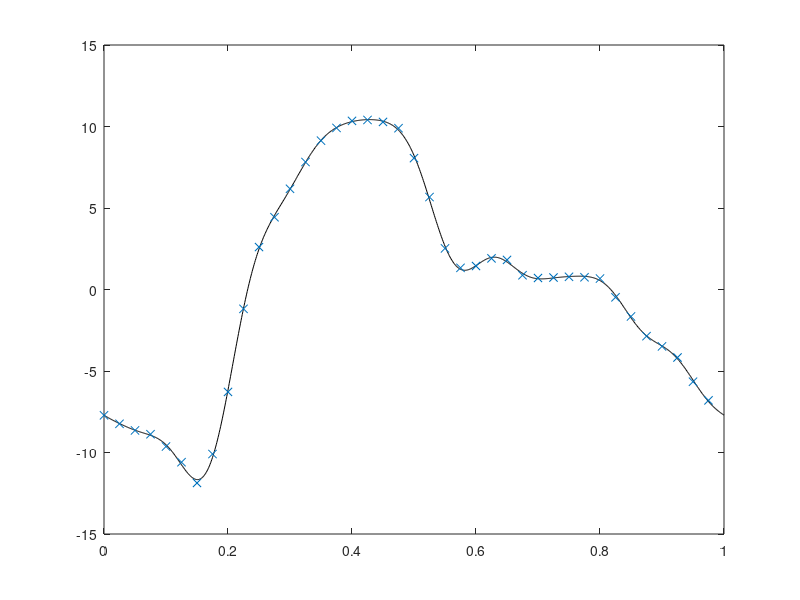
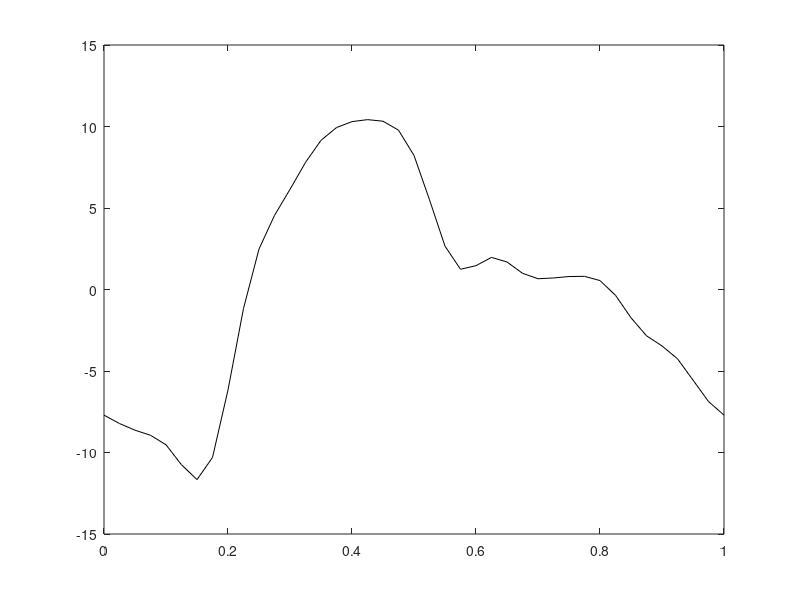

These figures' MATLAB source, in order:
function [p0,pn,phi] = FourierSeries(p,dt,N,T)
%FourierSeries FourierSeries function to generate coeficients of Fourier series for a given discrete data. 
%   [p0,pn,phi] = FourierSeries(p,dt,N,T) provides a constant p0 and two
%   arrays pn and phi with length N within period of T. N is the number of
%   coefficients for the Fourier serie.
%   Input parameters for the functions are defined as below:
%
%       p           array of discrete amplitudes for the pulsatile wave.
%       dt          time step size in which p data are presented.
%       N           Number of coefficients required from the function.
%       T           period of oscillation of the fluid.
%
%
%   p is an array, dt is a double number, N is integer and N is double.
%
%   given array p, [p0,pn,phi] = FourierSeries(p,dt,N,T) provides the
%   coefficients for function p(t)=p0+Sum[pn(n)*exp(i*(2*pi*t*n/T-phi(n))))]
%
%   Output parameters for the functions are defined as below:
%
%       p0          a value showing the steady-state component of peiodic wave.
%       pn          an array of size N presenting the absolute values of Fourier serie.
%       phi         an array of size N presenting the phase angle in Fourier serie.
%
%   Examples:
%
%       p=[-7.7183,-8.2383,-8.6444,-8.8797,-9.6337,-10.5957,-11.8705,-10.0942,-6.2839,-1.1857,2.6043,4.4323,6.1785,7.8211,9.1311,9.9138,10.3447,10.4011,10.2807,9.8951,8.0597,5.6717,2.5232,1.3301,1.4405,1.9094,1.8145,0.8738,0.7055,0.7343,0.7788,0.7495,0.6711,-0.4796,-1.6541,-2.8643,-3.4902,-4.1714,-5.6581,-6.8024];
%       [p0,pn,phi] = FourierSeries(p,0.025,4,1)
%
%       generates the Fourier coefficients for wave p, presenting data in intervals of 0.025 within a period of 1 sec.
%       parameters set in SI.
%
%       is possible to visualize the results given function below:
%
%           tt=0:dt:T;
%           pt=p0;
%           for n=1:N
%               pt=pt+pn(n)*cos(2*pi*tt*n/T-phi(n));
%           end
%           plot (tt,pt,'-k',0:dt:T-dt,p,'x')
%
%
%   Reference:
%   A. Pashaei and N Fatouraee, "An analytical phantom for the evaluation
%   of medical flow imaging algorithms.", Phys Med Biol. 2009 Mar 21;54(6):1791-821.
%
%   Copyright 2007-2013 Ali Pashaei. 
%   $Revision: 3.0 $  $Date: 2013/11/12 12:31:00 $

if nargin == 0
    p=[-7.7183,-8.2383,-8.6444,-8.8797,-9.6337,-10.5957,-11.8705,-10.0942,-6.2839,-1.1857,2.6043,4.4323,6.1785,7.8211,9.1311,9.9138,10.3447,10.4011,10.2807,9.8951,8.0597,5.6717,2.5232,1.3301,1.4405,1.9094,1.8145,0.8738,0.7055,0.7343,0.7788,0.7495,0.6711,-0.4796,-1.6541,-2.8643,-3.4902,-4.1714,-5.6581,-6.8024];
    dt = 0.025;
    N = 10;
    T = 1;
    [p0,pn,phi] = FourierCoefficients2(p,dt,N,T);

    tt=0:0.001:1;
    pt=p0;
    for n=1:N
        pt=pt+pn(n)*cos(2*pi*tt*n/T-phi(n));
    end
    plot (tt,pt,'-k',0:dt:T-dt,p,'x')
end
[p0,pn,phi] = FourierCoefficients2(p,dt,N,T);


figure
          tt=0:dt:T;
          pt=p0;
          for n=1:N
              pt=pt+pn(n)*cos(2*pi*tt*n/T-phi(n));
          end
          plot (tt,pt,'-k')%,0:dt:T,p,'x')

end

function [A0,AN,BN] = FourierCoefficients(p,dt,N,T)
t=0:dt:T-dt;
A0=0;
for n=1:length(p)
    A0=A0+p(n)*dt/T;
end
AN=zeros(N,1);
BN=zeros(N,1);
for n=1:N;
    for m=1:length(p)
        AN(n)=AN(n)+2*p(m)*cos (2*pi*t(m)*n)*dt/T;
        BN(n)=BN(n)+2*p(m)*sin (2*pi*t(m)*n)*dt/T;
    end
end
end

function [A0,MN,PHIN] = FourierCoefficients2(p,dt,N,T)
[A0,AN,BN] = FourierCoefficients(p,dt,N,T);
MN=zeros(N,1);
PHIN=zeros(N,1);
for n=1:N
    MN(n)=sqrt(AN(n)^2+BN(n)^2);
    PHIN(n)=angle(AN(n)+1i*BN(n));
end
end